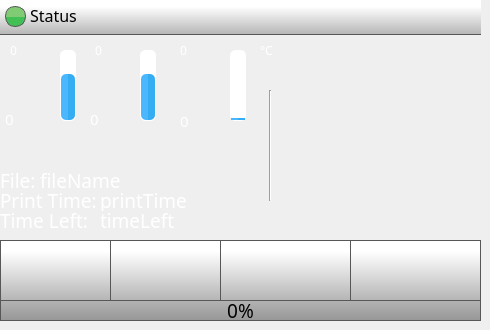
    <widget class="QWidget" name="homePage">
     <widget class="QPushButton" name="playPauseButton">
      <property name="geometry">
       <rect>
        <x>220</x>
        <y>240</y>
        <width>131</width>
        <height>61</height>
       </rect>
      </property>
      <property name="minimumSize">
       <size>
        <width>0</width>
        <height>0</height>
       </size>
      </property>
      <property name="font">
       <font>
        <family>Roboto</family>
       </font>
      </property>
      <property name="styleSheet">
       <string notr="true">QPushButton {
    border: 1px solid rgb(87, 87, 87);
	background-color: qlineargradient(spread:pad, x1:0, y1:1, x2:0, y2:0.188, stop:0 rgba(180, 180, 180, 255), stop:1 rgba(255, 255, 255, 255));
    
}

QPushButton:pressed {

    background-color: qlineargradient(x1: 0, y1: 0, x2: 0, y2: 1,
                                      stop: 0 #dadbde, stop: 1 #f6f7fa);
}

QPushButton:flat {
    border: none; /* no border for a flat push button */
}

QPushButton:default {
    border-color: navy; /* make the default button prominent */
}

QPushButton:focus {
	outline: none;
}</string>
      </property>
      <property name="text">
       <string/>
      </property>
      <property name="icon">
       <iconset>
        <normaloff>templates/img/play-button.png</normaloff>
        <normalon>templates/img/pause-button.png</normalon>templates/img/play-button.png</iconset>
      </property>
      <property name="iconSize">
       <size>
        <width>30</width>
        <height>30</height>
       </size>
      </property>
      <property name="checkable">
       <bool>true</bool>
      </property>
      <property name="checked">
       <bool>false</bool>
      </property>
      <property name="autoDefault">
       <bool>false</bool>
      </property>
      <property name="default">
       <bool>false</bool>
      </property>
      <property name="flat">
       <bool>false</bool>
      </property>
     </widget>
     <widget class="QPushButton" name="stopButton">
      <property name="geometry">
       <rect>
        <x>350</x>
        <y>240</y>
        <width>131</width>
        <height>61</height>
       </rect>
      </property>
      <property name="minimumSize">
       <size>
        <width>0</width>
        <height>0</height>
       </size>
      </property>
      <property name="font">
       <font>
        <family>Roboto</family>
       </font>
      </property>
      <property name="styleSheet">
       <string notr="true">QPushButton {
    border: 1px solid rgb(87, 87, 87);

	background-color: qlineargradient(spread:pad, x1:0, y1:1, x2:0, y2:0.188, stop:0 rgba(180, 180, 180, 255), stop:1 rgba(255, 255, 255, 255));
}

QPushButton:pressed {
    background-color: qlineargradient(x1: 0, y1: 0, x2: 0, y2: 1,
                                      stop: 0 #dadbde, stop: 1 #f6f7fa);
}

QPushButton:flat {
    border: none; /* no border for a flat push button */
}

QPushButton:default {
    border-color: navy; /* make the default button prominent */
}

QPushButton:focus {
	outline: none;
}</string>
      </property>
      <property name="text">
       <string/>
      </property>
      <property name="icon">
       <iconset>
        <normaloff>templates/img/video-player-stop-button.png</normaloff>templates/img/video-player-stop-button.png</iconset>
      </property>
      <property name="iconSize">
       <size>
        <width>25</width>
        <height>25</height>
       </size>
      </property>
     </widget>
     <widget class="Line" name="line">
      <property name="geometry">
       <rect>
        <x>260</x>
        <y>90</y>
        <width>20</width>
        <height>111</height>
       </rect>
      </property>
      <property name="orientation">
       <enum>Qt::Vertical</enum>
      </property>
     </widget>
     <widget class="QLabel" name="tool0Label">
      <property name="geometry">
       <rect>
        <x>10</x>
        <y>68</y>
        <width>31</width>
        <height>31</height>
       </rect>
      </property>
      <property name="font">
       <font>
        <family>Gotham Medium</family>
        <pointsize>14</pointsize>
        <weight>50</weight>
        <bold>false</bold>
        <underline>false</underline>
        <strikeout>false</strikeout>
       </font>
      </property>
      <property name="styleSheet">
       <string notr="true">
   color:  white;</string>
      </property>
      <property name="text">
       <string/>
      </property>
      <property name="pixmap">
       <pixmap>templates/img/Nozzle.png</pixmap>
      </property>
      <property name="scaledContents">
       <bool>true</bool>
      </property>
     </widget>
     <widget class="QLabel" name="FileNameLabel">
      <property name="geometry">
       <rect>
        <x>0</x>
        <y>170</y>
        <width>70</width>
        <height>21</height>
       </rect>
      </property>
      <property name="font">
       <font>
        <family>Gotham Light</family>
        <pointsize>14</pointsize>
        <weight>50</weight>
        <bold>false</bold>
       </font>
      </property>
      <property name="styleSheet">
       <string notr="true">color: rgb(255, 255, 255);</string>
      </property>
      <property name="text">
       <string>File:</string>
      </property>
     </widget>
     <widget class="QLabel" name="printTimeLabel">
      <property name="geometry">
       <rect>
        <x>0</x>
        <y>190</y>
        <width>111</width>
        <height>21</height>
       </rect>
      </property>
      <property name="font">
       <font>
        <family>Gotham Light</family>
        <pointsize>14</pointsize>
        <weight>50</weight>
        <bold>false</bold>
       </font>
      </property>
      <property name="styleSheet">
       <string notr="true">color: rgb(255, 255, 255);</string>
      </property>
      <property name="text">
       <string>Print Time:</string>
      </property>
     </widget>
     <widget class="QLabel" name="fileName">
      <property name="geometry">
       <rect>
        <x>40</x>
        <y>170</y>
        <width>211</width>
        <height>21</height>
       </rect>
      </property>
      <property name="font">
       <font>
        <family>Gotham Medium</family>
        <pointsize>14</pointsize>
       </font>
      </property>
      <property name="styleSheet">
       <string notr="true">color: rgb(255, 255, 255);
background-color: rgba(255, 255, 255, 0);</string>
      </property>
      <property name="text">
       <string>fileName</string>
      </property>
      <property name="scaledContents">
       <bool>true</bool>
      </property>
      <property name="wordWrap">
       <bool>false</bool>
      </property>
     </widget>
     <widget class="QLabel" name="printTime">
      <property name="geometry">
       <rect>
        <x>100</x>
        <y>190</y>
        <width>181</width>
        <height>21</height>
       </rect>
      </property>
      <property name="font">
       <font>
        <family>Gotham Medium</family>
        <pointsize>14</pointsize>
       </font>
      </property>
      <property name="styleSheet">
       <string notr="true">color: rgb(255, 255, 255);
background-color: rgba(255, 255, 255, 0);</string>
      </property>
      <property name="text">
       <string>printTime</string>
      </property>
     </widget>
     <widget class="QLabel" name="timeLeftLabel">
      <property name="geometry">
       <rect>
        <x>0</x>
        <y>210</y>
        <width>181</width>
        <height>21</height>
       </rect>
      </property>
      <property name="font">
       <font>
        <family>Gotham Light</family>
        <pointsize>14</pointsize>
        <weight>50</weight>
        <bold>false</bold>
       </font>
      </property>
      <property name="styleSheet">
       <string notr="true">color: rgb(255, 255, 255);</string>
      </property>
      <property name="text">
       <string>Time Left:</string>
      </property>
     </widget>
     <widget class="QProgressBar" name="bedTempBar">
      <property name="geometry">
       <rect>
        <x>230</x>
        <y>50</y>
        <width>16</width>
        <height>71</height>
       </rect>
      </property>
      <property name="styleSheet">
       <string notr="true">QProgressBar::chunk {
    border-radius: 5px;
	background-color: qlineargradient(spread:pad, x1:0.517, y1:0, x2:0.522, y2:0, stop:0.0336134 rgba(74, 183, 255, 255), stop:1 rgba(53, 173, 242, 255));
}

QProgressBar {
    border: 1px solid white;
    border-radius: 5px;
}
</string>
      </property>
      <property name="maximum">
       <number>300</number>
      </property>
      <property name="value">
       <number>10</number>
      </property>
      <property name="alignment">
       <set>Qt::AlignCenter</set>
      </property>
      <property name="textVisible">
       <bool>false</bool>
      </property>
      <property name="orientation">
       <enum>Qt::Vertical</enum>
      </property>
      <property name="format">
       <string>%v</string>
      </property>
     </widget>
     <widget class="QLabel" name="bedLabel">
      <property name="geometry">
       <rect>
        <x>175</x>
        <y>65</y>
        <width>41</width>
        <height>41</height>
       </rect>
      </property>
      <property name="font">
       <font>
        <family>Gotham Medium</family>
        <pointsize>14</pointsize>
        <weight>50</weight>
        <bold>false</bold>
        <underline>false</underline>
        <strikeout>false</strikeout>
       </font>
      </property>
      <property name="styleSheet">
       <string notr="true">
   color:  white;
background-color: rgba(255, 255, 255, 0);</string>
      </property>
      <property name="text">
       <string/>
      </property>
      <property name="pixmap">
       <pixmap>templates/img/bed.png</pixmap>
      </property>
      <property name="scaledContents">
       <bool>true</bool>
      </property>
     </widget>
     <widget class="QLabel" name="tool0TargetTemperature">
      <property name="geometry">
       <rect>
        <x>10</x>
        <y>40</y>
        <width>70</width>
        <height>21</height>
       </rect>
      </property>
      <property name="font">
       <font>
        <family>Gotham Medium</family>
        <pointsize>9</pointsize>
        <weight>50</weight>
        <bold>false</bold>
        <underline>false</underline>
        <strikeout>false</strikeout>
       </font>
      </property>
      <property name="styleSheet">
       <string notr="true">
   color:  white;
background-color: rgba(255, 255, 255, 0);</string>
      </property>
      <property name="text">
       <string>0</string>
      </property>
     </widget>
     <widget class="QProgressBar" name="tool0TempBar">
      <property name="geometry">
       <rect>
        <x>60</x>
        <y>50</y>
        <width>16</width>
        <height>71</height>
       </rect>
      </property>
      <property name="styleSheet">
       <string notr="true">QProgressBar::chunk {
    border-radius: 5px;
	background-color: qlineargradient(spread:pad, x1:0.517, y1:0, x2:0.522, y2:0, stop:0.0336134 rgba(74, 183, 255, 255), stop:1 rgba(53, 173, 242, 255));
}

QProgressBar {
    border: 1px solid white;
    border-radius: 5px;
}
</string>
      </property>
      <property name="maximum">
       <number>300</number>
      </property>
      <property name="value">
       <number>200</number>
      </property>
      <property name="alignment">
       <set>Qt::AlignCenter</set>
      </property>
      <property name="textVisible">
       <bool>false</bool>
      </property>
      <property name="orientation">
       <enum>Qt::Vertical</enum>
      </property>
      <property name="format">
       <string>%v</string>
      </property>
     </widget>
     <widget class="QLabel" name="tool0ActualTemperature">
      <property name="geometry">
       <rect>
        <x>5</x>
        <y>110</y>
        <width>71</width>
        <height>18</height>
       </rect>
      </property>
      <property name="font">
       <font>
        <family>Gotham Medium</family>
        <pointsize>11</pointsize>
        <weight>50</weight>
        <bold>false</bold>
        <underline>false</underline>
        <strikeout>false</strikeout>
       </font>
      </property>
      <property name="styleSheet">
       <string notr="true">
   color:  white;
background-color: rgba(0, 0, 0, 0);</string>
      </property>
      <property name="text">
       <string>0</string>
      </property>
     </widget>
     <widget class="QLabel" name="bedActualTemperatute">
      <property name="geometry">
       <rect>
        <x>180</x>
        <y>110</y>
        <width>70</width>
        <height>21</height>
       </rect>
      </property>
      <property name="font">
       <font>
        <family>Gotham Medium</family>
        <pointsize>11</pointsize>
        <weight>50</weight>
        <bold>false</bold>
        <underline>false</underline>
        <strikeout>false</strikeout>
       </font>
      </property>
      <property name="styleSheet">
       <string notr="true">
   color:  white;
background-color: rgba(0, 0, 0, 0);</string>
      </property>
      <property name="text">
       <string>0</string>
      </property>
     </widget>
     <widget class="QLabel" name="bedTargetTemperature">
      <property name="geometry">
       <rect>
        <x>180</x>
        <y>40</y>
        <width>70</width>
        <height>21</height>
       </rect>
      </property>
      <property name="font">
       <font>
        <family>Gotham Medium</family>
        <pointsize>9</pointsize>
        <weight>50</weight>
        <bold>false</bold>
        <underline>false</underline>
        <strikeout>false</strikeout>
       </font>
      </property>
      <property name="styleSheet">
       <string notr="true">
   color:  white;
background-color: rgba(255, 255, 255, 0);</string>
      </property>
      <property name="text">
       <string>0</string>
      </property>
     </widget>
     <widget class="QPushButton" name="menuButton">
      <property name="geometry">
       <rect>
        <x>0</x>
        <y>240</y>
        <width>111</width>
        <height>61</height>
       </rect>
      </property>
      <property name="minimumSize">
       <size>
        <width>0</width>
        <height>0</height>
       </size>
      </property>
      <property name="font">
       <font>
        <family>Gotham Light</family>
        <pointsize>13</pointsize>
       </font>
      </property>
      <property name="styleSheet">
       <string notr="true">QPushButton {
     border: 1px solid rgb(87, 87, 87);
	background-color: qlineargradient(spread:pad, x1:0, y1:1, x2:0, y2:0.188, stop:0 rgba(180, 180, 180, 255), stop:1 rgba(255, 255, 255, 255));
    

}

QPushButton:pressed {

    background-color: qlineargradient(x1: 0, y1: 0, x2: 0, y2: 1,
                                      stop: 0 #dadbde, stop: 1 #f6f7fa);
}

QPushButton:flat {
    border: none; /* no border for a flat push button */
}

QPushButton:default {
    border-color: navy; /* make the default button prominent */
}

QPushButton:focus {
	outline: none;
}</string>
      </property>
      <property name="text">
       <string/>
      </property>
      <property name="icon">
       <iconset>
        <normaloff>templates/img/menu.png</normaloff>templates/img/menu.png</iconset>
      </property>
      <property name="iconSize">
       <size>
        <width>40</width>
        <height>40</height>
       </size>
      </property>
      <property name="checkable">
       <bool>false</bool>
      </property>
      <property name="autoDefault">
       <bool>false</bool>
      </property>
      <property name="default">
       <bool>false</bool>
      </property>
      <property name="flat">
       <bool>false</bool>
      </property>
     </widget>
     <widget class="QProgressBar" name="printProgressBar">
      <property name="geometry">
       <rect>
        <x>0</x>
        <y>300</y>
        <width>481</width>
        <height>21</height>
       </rect>
      </property>
      <property name="font">
       <font>
        <family>Gotham</family>
        <pointsize>14</pointsize>
        <weight>50</weight>
        <italic>false</italic>
        <bold>false</bold>
        <stylestrategy>PreferAntialias</stylestrategy>
       </font>
      </property>
      <property name="styleSheet">
       <string notr="true">QProgressBar::chunk {

	background-color: qlineargradient(spread:pad, x1:0, y1:0.523, x2:0, y2:0.534, stop:0 rgba(130, 203, 117, 255), stop:1 rgba(66, 191, 85, 255));
border: 1px solid green;
}

QProgressBar {
    border: 1px solid rgb(87, 87, 87);
 /*  border-bottom-left-radius: 10px;
 border-bottom-right-radius: 10px;*/
	background-color: qlineargradient(spread:pad, x1:0, y1:1, x2:0, y2:0, stop:0 rgba(150, 150, 150, 255), stop:1 rgba(180, 180, 180, 255));
}
</string>
      </property>
      <property name="maximum">
       <number>100</number>
      </property>
      <property name="value">
       <number>0</number>
      </property>
      <property name="alignment">
       <set>Qt::AlignCenter</set>
      </property>
      <property name="textVisible">
       <bool>true</bool>
      </property>
      <property name="orientation">
       <enum>Qt::Horizontal</enum>
      </property>
      <property name="format">
       <string>%p%</string>
      </property>
     </widget>
     <widget class="QLabel" name="timeLeft">
      <property name="geometry">
       <rect>
        <x>100</x>
        <y>210</y>
        <width>181</width>
        <height>21</height>
       </rect>
      </property>
      <property name="font">
       <font>
        <family>Gotham Medium</family>
        <pointsize>14</pointsize>
       </font>
      </property>
      <property name="styleSheet">
       <string notr="true">color: rgb(255, 255, 255);
background-color: rgba(255, 255, 255, 0);</string>
      </property>
      <property name="text">
       <string>timeLeft</string>
      </property>
      <property name="wordWrap">
       <bool>false</bool>
      </property>
     </widget>
     <widget class="QLabel" name="printerStatus">
      <property name="geometry">
       <rect>
        <x>30</x>
        <y>0</y>
        <width>381</width>
        <height>31</height>
       </rect>
      </property>
      <property name="font">
       <font>
        <family>Gotham</family>
        <pointsize>12</pointsize>
        <weight>50</weight>
        <bold>false</bold>
        <underline>false</underline>
        <strikeout>false</strikeout>
       </font>
      </property>
      <property name="styleSheet">
       <string notr="true">
background-color: rgba(255, 255, 255, 0);</string>
      </property>
      <property name="text">
       <string>Status</string>
      </property>
      <property name="alignment">
       <set>Qt::AlignLeading|Qt::AlignLeft|Qt::AlignVCenter</set>
      </property>
     </widget>
     <widget class="QPushButton" name="controlButton">
      <property name="geometry">
       <rect>
        <x>110</x>
        <y>240</y>
        <width>111</width>
        <height>61</height>
       </rect>
      </property>
      <property name="minimumSize">
       <size>
        <width>0</width>
        <height>0</height>
       </size>
      </property>
      <property name="font">
       <font>
        <family>Gotham Light</family>
        <pointsize>13</pointsize>
       </font>
      </property>
      <property name="styleSheet">
       <string notr="true">QPushButton {
     border: 1px solid rgb(87, 87, 87);

	background-color: qlineargradient(spread:pad, x1:0, y1:1, x2:0, y2:0.188, stop:0 rgba(180, 180, 180, 255), stop:1 rgba(255, 255, 255, 255));
}

QPushButton:pressed {
    background-color: qlineargradient(x1: 0, y1: 0, x2: 0, y2: 1,
                                      stop: 0 #dadbde, stop: 1 #f6f7fa);
}

QPushButton:flat {
    border: none; /* no border for a flat push button */
}

QPushButton:default {
    border-color: navy; /* make the default button prominent */
}

QPushButton:focus {
	outline: none;
}</string>
      </property>
      <property name="text">
       <string/>
      </property>
      <property name="icon">
       <iconset>
        <normaloff>templates/img/settings-1.png</normaloff>templates/img/settings-1.png</iconset>
      </property>
      <property name="iconSize">
       <size>
        <width>40</width>
        <height>40</height>
       </size>
      </property>
      <property name="checkable">
       <bool>false</bool>
      </property>
      <property name="autoDefault">
       <bool>false</bool>
      </property>
      <property name="default">
       <bool>false</bool>
      </property>
      <property name="flat">
       <bool>false</bool>
      </property>
     </widget>
     <widget class="QLabel" name="printerStatusColour">
      <property name="geometry">
       <rect>
        <x>5</x>
        <y>6</y>
        <width>21</width>
        <height>21</height>
       </rect>
      </property>
      <property name="font">
       <font>
        <family>Gotham</family>
        <pointsize>10</pointsize>
        <weight>50</weight>
        <bold>false</bold>
        <underline>false</underline>
        <strikeout>false</strikeout>
       </font>
      </property>
      <property name="styleSheet">
       <string notr="true">     border: 1px solid rgb(87, 87, 87);
	border-radius: 10px;
	background-color: qlineargradient(spread:pad, x1:0, y1:0.523, x2:0, y2:0.534, stop:0 rgba(130, 203, 117, 255), stop:1 rgba(66, 191, 85, 255));</string>
      </property>
      <property name="text">
       <string/>
      </property>
      <property name="alignment">
       <set>Qt::AlignCenter</set>
      </property>
     </widget>
     <widget class="QLabel" name="celciusLabel">
      <property name="geometry">
       <rect>
        <x>260</x>
        <y>40</y>
        <width>70</width>
        <height>21</height>
       </rect>
      </property>
      <property name="font">
       <font>
        <family>Gotham Medium</family>
        <pointsize>9</pointsize>
        <weight>50</weight>
        <bold>false</bold>
        <underline>false</underline>
        <strikeout>false</strikeout>
       </font>
      </property>
      <property name="styleSheet">
       <string notr="true">
   color:  white;
background-color: rgba(255, 255, 255, 0);</string>
      </property>
      <property name="text">
       <string>°C</string>
      </property>
     </widget>
     <widget class="QLabel" name="tool1TargetTemperature">
      <property name="geometry">
       <rect>
        <x>95</x>
        <y>40</y>
        <width>70</width>
        <height>21</height>
       </rect>
      </property>
      <property name="font">
       <font>
        <family>Gotham Medium</family>
        <pointsize>9</pointsize>
        <weight>50</weight>
        <bold>false</bold>
        <underline>false</underline>
        <strikeout>false</strikeout>
       </font>
      </property>
      <property name="styleSheet">
       <string notr="true">
   color:  white;
background-color: rgba(255, 255, 255, 0);</string>
      </property>
      <property name="text">
       <string>0</string>
      </property>
     </widget>
     <widget class="QLabel" name="tool1Label">
      <property name="geometry">
       <rect>
        <x>95</x>
        <y>68</y>
        <width>31</width>
        <height>31</height>
       </rect>
      </property>
      <property name="font">
       <font>
        <family>Gotham Medium</family>
        <pointsize>14</pointsize>
        <weight>50</weight>
        <bold>false</bold>
        <underline>false</underline>
        <strikeout>false</strikeout>
       </font>
      </property>
      <property name="styleSheet">
       <string notr="true">
   color:  white;</string>
      </property>
      <property name="text">
       <string/>
      </property>
      <property name="pixmap">
       <pixmap>templates/img/Nozzle.png</pixmap>
      </property>
      <property name="scaledContents">
       <bool>true</bool>
      </property>
     </widget>
     <widget class="QProgressBar" name="tool1TempBar">
      <property name="geometry">
       <rect>
        <x>140</x>
        <y>50</y>
        <width>16</width>
        <height>71</height>
       </rect>
      </property>
      <property name="styleSheet">
       <string notr="true">QProgressBar::chunk {
    border-radius: 5px;
	background-color: qlineargradient(spread:pad, x1:0.517, y1:0, x2:0.522, y2:0, stop:0.0336134 rgba(74, 183, 255, 255), stop:1 rgba(53, 173, 242, 255));
}

QProgressBar {
    border: 1px solid white;
    border-radius: 5px;
}
</string>
      </property>
      <property name="maximum">
       <number>300</number>
      </property>
      <property name="value">
       <number>200</number>
      </property>
      <property name="alignment">
       <set>Qt::AlignCenter</set>
      </property>
      <property name="textVisible">
       <bool>false</bool>
      </property>
      <property name="orientation">
       <enum>Qt::Vertical</enum>
      </property>
      <property name="format">
       <string>%v</string>
      </property>
     </widget>
     <widget class="QLabel" name="tool1ActualTemperature">
      <property name="geometry">
       <rect>
        <x>90</x>
        <y>110</y>
        <width>71</width>
        <height>18</height>
       </rect>
      </property>
      <property name="font">
       <font>
        <family>Gotham Medium</family>
        <pointsize>11</pointsize>
        <weight>50</weight>
        <bold>false</bold>
        <underline>false</underline>
        <strikeout>false</strikeout>
       </font>
      </property>
      <property name="styleSheet">
       <string notr="true">
   color:  white;
background-color: rgba(0, 0, 0, 0);</string>
      </property>
      <property name="text">
       <string>0</string>
      </property>
     </widget>
     <widget class="QLabel" name="statusBar">
      <property name="geometry">
       <rect>
        <x>0</x>
        <y>0</y>
        <width>481</width>
        <height>35</height>
       </rect>
      </property>
      <property name="font">
       <font>
        <family>Gotham Medium</family>
        <pointsize>14</pointsize>
       </font>
      </property>
      <property name="styleSheet">
       <string notr="true">     border-bottom: 1px solid rgb(87, 87, 87);
	background-color: qlineargradient(spread:pad, x1:0, y1:1, x2:0, y2:0.188, stop:0 rgba(180, 180, 180, 255), stop:1 rgba(255, 255, 255, 255));</string>
      </property>
      <property name="frameShape">
       <enum>QFrame::NoFrame</enum>
      </property>
      <property name="frameShadow">
       <enum>QFrame::Raised</enum>
      </property>
      <property name="text">
       <string/>
      </property>
     </widget>
     <widget class="QLabel" name="printPreviewMain">
      <property name="geometry">
       <rect>
        <x>270</x>
        <y>30</y>
        <width>210</width>
        <height>210</height>
       </rect>
      </property>
      <property name="styleSheet">
       <string notr="true">background-color: rgba(255, 255, 255, 0);</string>
      </property>
      <property name="text">
       <string/>
      </property>
      <property name="pixmap">
       <pixmap>templates/img/thumbnail.png</pixmap>
      </property>
      <property name="scaledContents">
       <bool>true</bool>
      </property>
     </widget>
     <zorder>line</zorder>
     <zorder>statusBar</zorder>
     <zorder>playPauseButton</zorder>
     <zorder>stopButton</zorder>
     <zorder>tool0Label</zorder>
     <zorder>FileNameLabel</zorder>
     <zorder>printTimeLabel</zorder>
     <zorder>fileName</zorder>
     <zorder>printTime</zorder>
     <zorder>timeLeftLabel</zorder>
     <zorder>bedTempBar</zorder>
     <zorder>bedLabel</zorder>
     <zorder>tool0TempBar</zorder>
     <zorder>tool0ActualTemperature</zorder>
     <zorder>tool0TargetTemperature</zorder>
     <zorder>bedActualTemperatute</zorder>
     <zorder>bedTargetTemperature</zorder>
     <zorder>menuButton</zorder>
     <zorder>timeLeft</zorder>
     <zorder>controlButton</zorder>
     <zorder>printProgressBar</zorder>
     <zorder>printerStatus</zorder>
     <zorder>printerStatusColour</zorder>
     <zorder>celciusLabel</zorder>
     <zorder>tool1TargetTemperature</zorder>
     <zorder>tool1Label</zorder>
     <zorder>tool1TempBar</zorder>
     <zorder>tool1ActualTemperature</zorder>
     <zorder>printPreviewMain</zorder>
    </widget>
